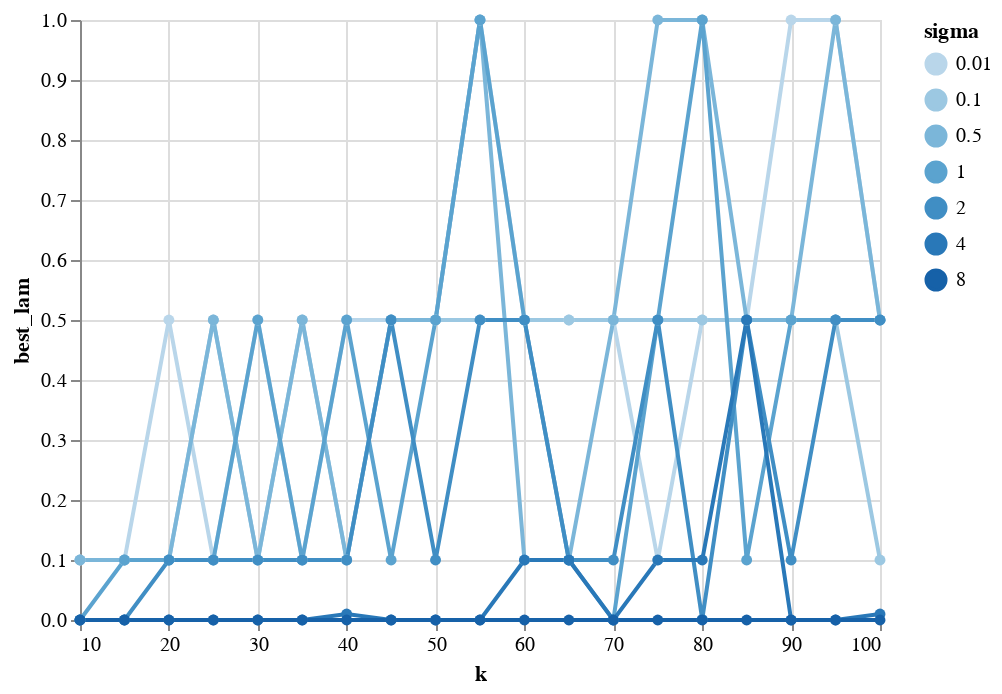

The notebook cell this image was saved under:
### Code cell
import altair as alt
alt.Chart(df).mark_line(point=alt.OverlayMarkDef()).encode(
    alt.X('k'),
    alt.Y('best_lam'),
    color=alt.Color('sigma:O')
)

### Figure 1 — Vega-Lite specification as saved in the notebook (floating-point values rounded to 4 significant figures; data arrays with more than 128 entries replaced by an {"elided": "..."} marker saying what was removed)
{"config": {"view": {"continuousWidth": 400, "continuousHeight": 300}}, "data": {"name": "data-5ecb3122a33b5ea76e41947dcd33d952"}, "mark": {"type": "line", "point": {}}, "encoding": {"color": {"field": "sigma", "type": "ordinal"}, "x": {"field": "k", "type": "quantitative"}, "y": {"field": "best_lam", "type": "quantitative"}}, "$schema": "https://vega.github.io/schema/vega-lite/v4.17.0.json", "datasets": {"data-5ecb3122a33b5ea76e41947dcd33d952": {"elided": "133 records"}}}
